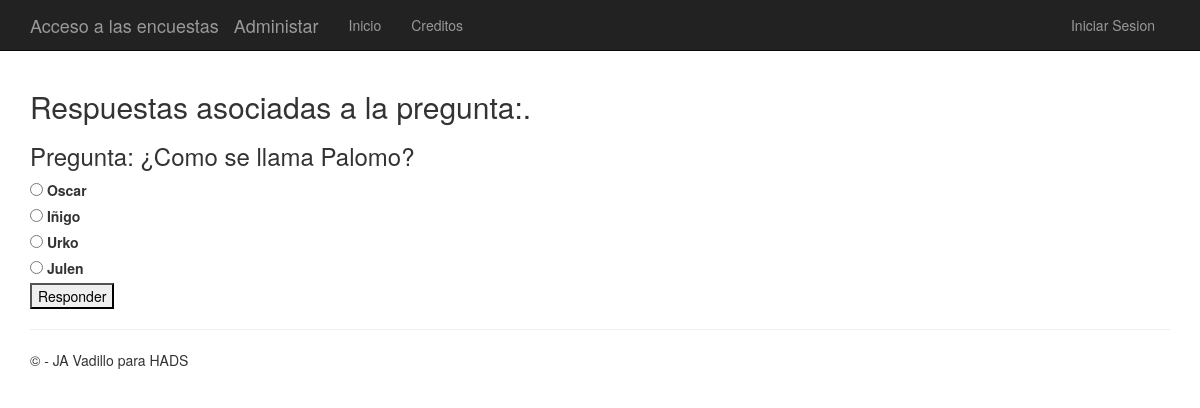
Page /polls/3/ on the committed database.
### app/models.py (models this page shows)
class QuestionQuiz(models.Model):
    question_text = models.CharField(max_length=200)
    question_theme = models.CharField(default='',max_length=200)
    pub_date = models.DateTimeField('date published')

class Answers(models.Model):
    question = models.ForeignKey(QuestionQuiz)
    answer = models.CharField(max_length=200)
    correct = models.BooleanField(default=False)
    votes = models.IntegerField(default=0)

### app/views.py (the view)
# urls.py: url(r'^polls/(?P<question_id>\d+)/$', app.views.detail, name='detail'),
def detail(request, question_id):
     question = get_object_or_404(QuestionQuiz, pk=question_id)
     return render(request, 'polls/detail.html', {'title':'Respuestas asociadas a la pregunta:','question': question})

### app/templates/polls/detail.html (shortened to what this page needs)
﻿{% extends "app/layout.html" %}
{% block content %}
<h2>{{ title }}.</h2>
<h3>Pregunta: {{ question.question_text }}</h3>
<form action="{% url 'vote' question.id %}" method="post">
{% if not request.user.is_authenticated %}
    {% for answer in question.answers_set.all %}
        <input type="radio" name="choice" id="choice{{ forloop.counter }}" value="{{ answer.id }}" />
        <label for="choice{{ forloop.counter }}">{{ answer.answer }}</label><br />
    {% endfor %}
{% endif %}
{% if request.user.is_authenticated %}
    {% for answer in question.answers_set.all %}
        <label for="choice{{ forloop.counter }}">{{ answer.answer }}</label>
        <ul>
            <li for="choice{{ forloop.counter }}">Es correcta:{{ answer.correct }}</li>
            <li for="choice{{ forloop.counter }}">Número de votos:{{ answer.votes }}</li>
        </ul>
        <br />
    {% endfor %}
    <a href="{% url 'choice_add' question.id %}"><h3>Insertar Opciones</h3></a>
    <a href="{% url 'chart' question.id %}"> <h3>Ver resultado de la votacion</h3> </a><br />
{% else %}
    <input type="submit" value="Responder" />
{% endif %}
</form>
{% endblock %}

### app/static/app/content/site.css (style rules this page uses)
body { padding-top: 50px; padding-bottom: 20px; }
input, select, textarea { max-width: 280px; }

### rows in the picture
QuestionQuiz: question_text "¿Como se llama Palomo?"
Answers: answer "Oscar"
Answers: answer "Iñigo"
Answers: answer "Urko"
Answers: answer "Julen"

### other values in the picture
{{ title }} "Respuestas asociadas a la pregunta:"
